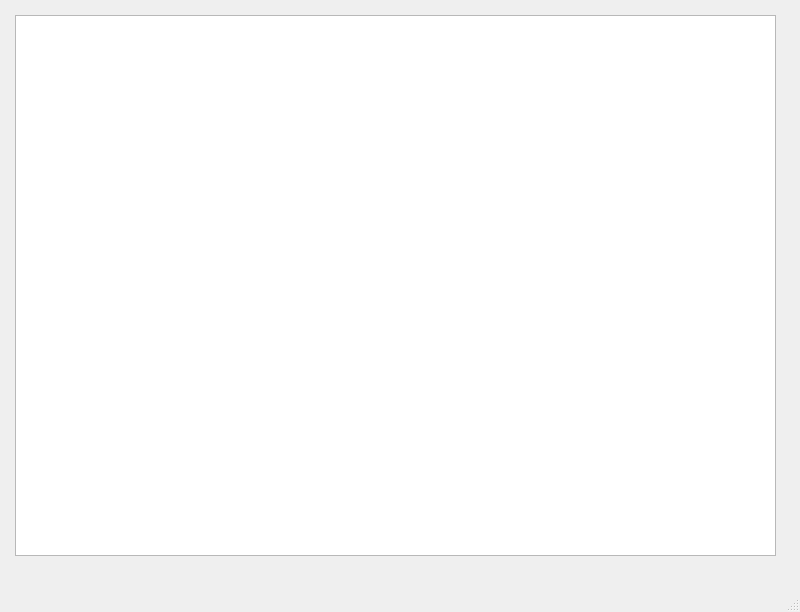
<?xml version="1.0" encoding="UTF-8"?>
<ui version="4.0">
 <class>MainWindow</class>
 <widget class="QMainWindow" name="MainWindow">
  <property name="geometry">
   <rect>
    <x>0</x>
    <y>0</y>
    <width>800</width>
    <height>612</height>
   </rect>
  </property>
  <property name="windowTitle">
   <string>Кофе</string>
  </property>
  <widget class="QWidget" name="centralwidget">
   <widget class="QWidget" name="verticalLayoutWidget">
    <property name="geometry">
     <rect>
      <x>10</x>
      <y>10</y>
      <width>771</width>
      <height>551</height>
     </rect>
    </property>
    <layout class="QVBoxLayout" name="layout">
     <property name="leftMargin">
      <number>5</number>
     </property>
     <property name="topMargin">
      <number>5</number>
     </property>
     <property name="rightMargin">
      <number>5</number>
     </property>
     <property name="bottomMargin">
      <number>5</number>
     </property>
     <item>
      <widget class="QTableView" name="view"/>
     </item>
    </layout>
   </widget>
  </widget>
  <widget class="QMenuBar" name="menubar">
   <property name="geometry">
    <rect>
     <x>0</x>
     <y>0</y>
     <width>800</width>
     <height>26</height>
    </rect>
   </property>
  </widget>
  <widget class="QStatusBar" name="statusbar"/>
 </widget>
 <resources/>
 <connections/>
</ui>
